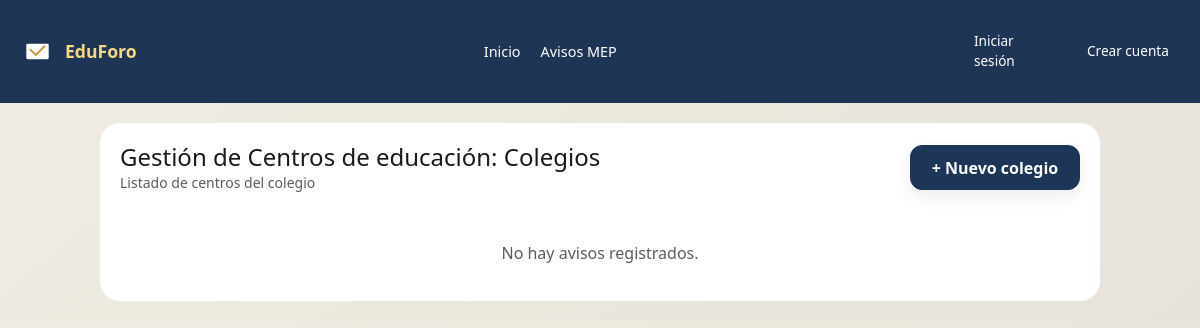
Page /adminColegios.php on the earlier database version.
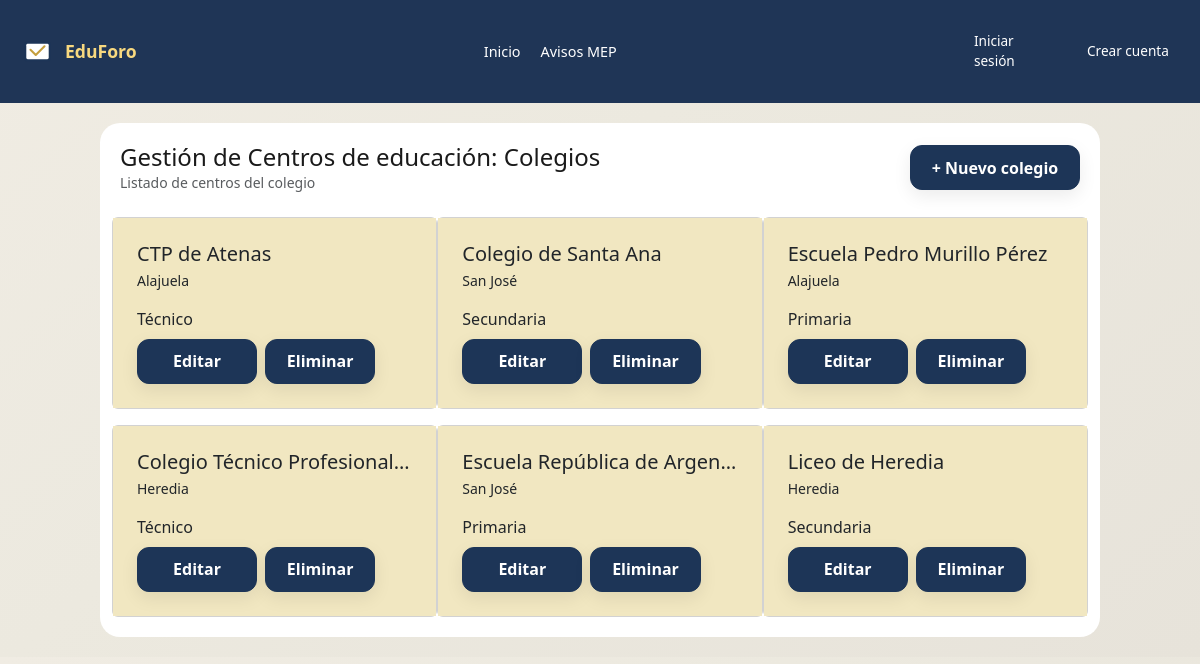
Same page on the later database version.
### tables this page shows
CREATE TABLE centros (
  id INT AUTO_INCREMENT PRIMARY KEY,
  nombre VARCHAR(100) NOT NULL,
  codigo VARCHAR(6) NOT NULL UNIQUE,
  provincia VARCHAR(25),
  canton VARCHAR(25),
  nivel VARCHAR(25),
  direccion VARCHAR(255),
  telefono VARCHAR(8),
  correo VARCHAR(100)
);

### adminColegios.php (the view, shortened to what this page needs)
<?php
$mysqli = abrirConexion();
$sql = "SELECT id, nombre, codigo, provincia, canton, nivel, direccion, telefono, correo
        FROM centros
        ORDER BY id DESC";
$resultado = $mysqli->query($sql);
?>
<!DOCTYPE html>
<html lang="en">
<head>
    <link href="https://cdn.jsdelivr.net/npm/bootstrap@5.3.3/dist/css/bootstrap.min.css" rel="stylesheet">
    <link rel="stylesheet" href="assets/css/admin.css">
    <link rel="stylesheet" href="assets/css/style.css">
</head>
<body>
    <?php include 'php/componentes/navbar.php'; ?>
    <div class="form-card">
            <div class="d-flex justify-content-between align-items-center mb-4">
            <div>
                <h1 class="h4 mb-0">Gestión de Centros de educación: Colegios</h1>
                <p class="small text-muted mb-0">Listado de centros del colegio</p>
            </div>
            <a href="php/centros/agregar_centro.php" class="btn btn-brand">+ Nuevo colegio</a>
        </div>
        <div class="row g-3">
             <?php if ($resultado->num_rows > 0): ?>
                <?php while ($fila = $resultado->fetch_assoc()): ?>
                    <div class="col-md-4 card px-0">
                        <div class="card-gestion h-100 d-flex flex-column p-4 m-0" style="background: #f1e7c1ff;">
                            <h5 class="mb-1 text-truncate" title="<?php echo htmlspecialchars($fila['nombre']); ?>">
                                <?php echo htmlspecialchars($fila['nombre']); ?>
                            </h5>
                            <p class="small text-muted-90 mb-3 flex-grow-1">
                                <?php echo htmlspecialchars(mb_strimwidth($fila['provincia'], 0, 100, "...")); ?>
                            </p>
                            <span class="badge-soft mb-2 align-self-start">
                                <?php echo htmlspecialchars($fila['nivel']); ?>
                            </span>
                            <div class="d-flex gap-2 mt-auto">
                                <a href="php/centros/editar_centro.php?id=<?php echo $fila['id']; ?>"
                                    class="btn btn-brand btn-submit">Editar</a>
                                <a href="php/centros/eliminar_centro.php?id=<?php echo $fila['id']; ?>"
                                    class="btn btn-brand">Eliminar</a>
                            </div>
                        </div>
                    </div>
                <?php endwhile; ?>
            <?php else: ?>
                <div class="col-12">
                    <p class="text-muted text-center mt-4">No hay avisos registrados.</p>
                </div>
            <?php endif; ?>
        </div>
    </div>
</body>
</html>

Differences in the rows shown:
added centros: nombre "CTP de Atenas", provincia "Alajuela", nivel "Técnico"
added centros: nombre "Colegio de Santa Ana", provincia "San José", nivel "Secundaria"
added centros: nombre "Escuela Pedro Murillo Pérez", provincia "Alajuela", nivel "Primaria"
added centros: nombre "Colegio Técnico Profesional…", provincia "Heredia", nivel "Técnico"
added centros: nombre "Escuela República de Argen…", provincia "San José", nivel "Primaria"
added centros: nombre "Liceo de Heredia", provincia "Heredia", nivel "Secundaria"
Other differences:
text no longer shown: "No hay avisos registrados."
